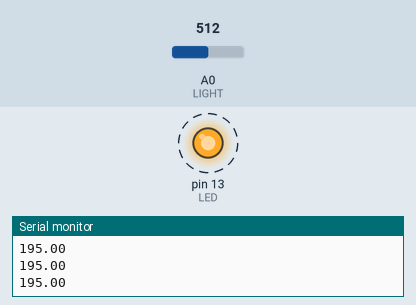
This sketch was run on a simulated Arduino Uno, built with avr-gcc and run on an emulated ATmega328P. Shown: output pins drawn as LEDs (lit = HIGH), the last lines printed to the serial monitor. Dashed ring = blinking. The inputs (shaded band) are chosen by the test bench; at power-on: A0 (LIGHT) = 512.

Above: at 1.2 s.
1.3 s: A0 (LIGHT) set to 122
At 2.7 s:
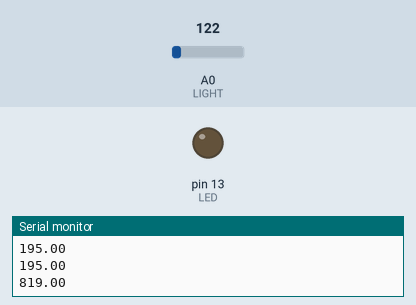
2.8 s: A0 (LIGHT) set to 42
At 4.4 s:
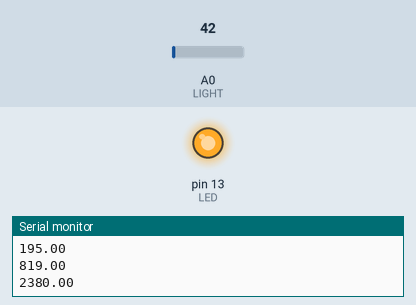
4.7 s: A0 (LIGHT) set to 34
Timing chart, 0 to 12.4 s (numbered marks = the images above; inputs shaded):
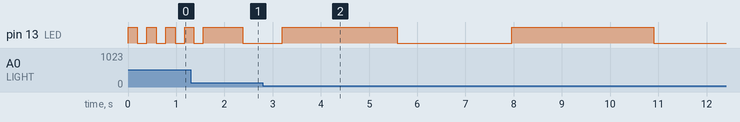

The sketch:

divider.ino
```cpp
#define LED 13
#define LIGHT A0

void setup() {
    pinMode(LED, OUTPUT);
    digitalWrite(LED, LOW);
    pinMode(LIGHT, INPUT);
    Serial.begin(9600);
}

void loop() {
    float reading = 100000 / analogRead(LIGHT);
    Serial.println(reading);
    blink(reading);
}

void blink(float period) {
    digitalWrite(LED, HIGH);
    delay(period);
    digitalWrite(LED, LOW);
    delay(period);
}
```

Measured:
- after the input at 2.8 s, pin 13 (LED): goes on until 3.2 s, then stays HIGH
